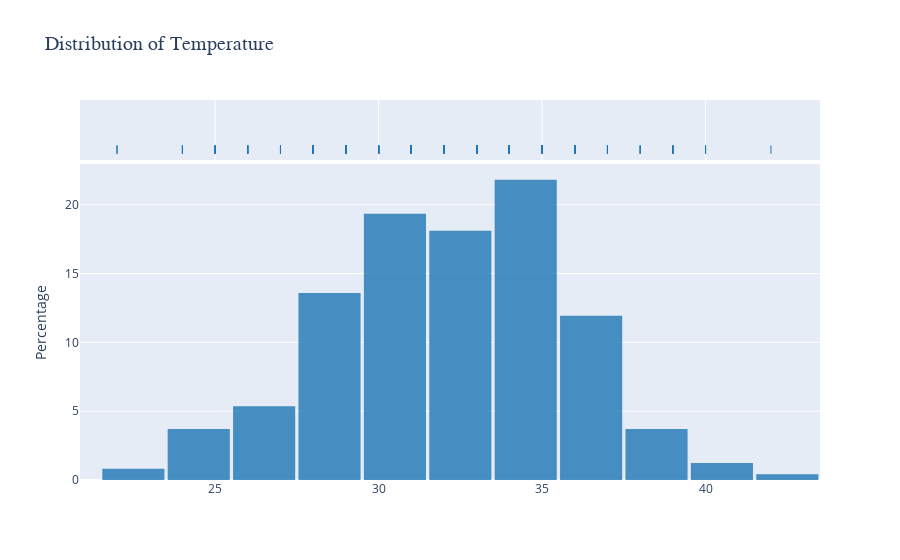
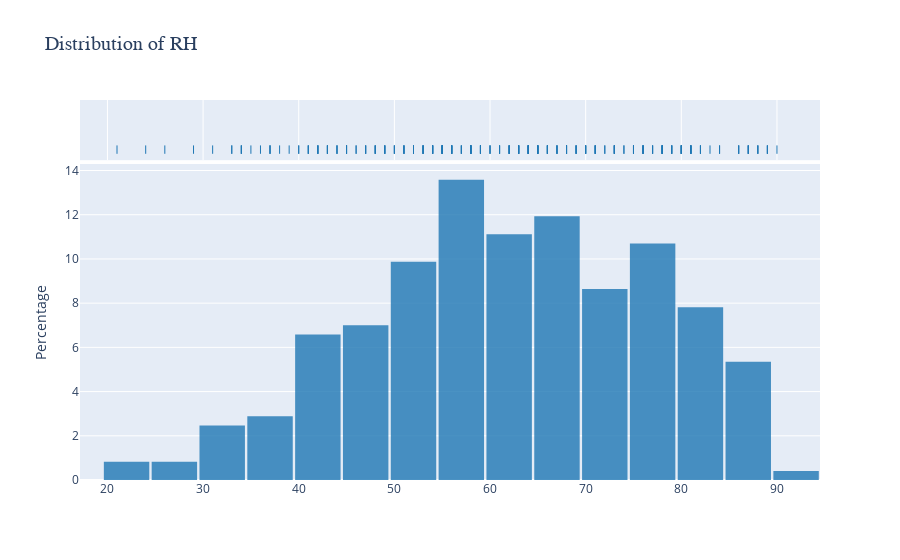
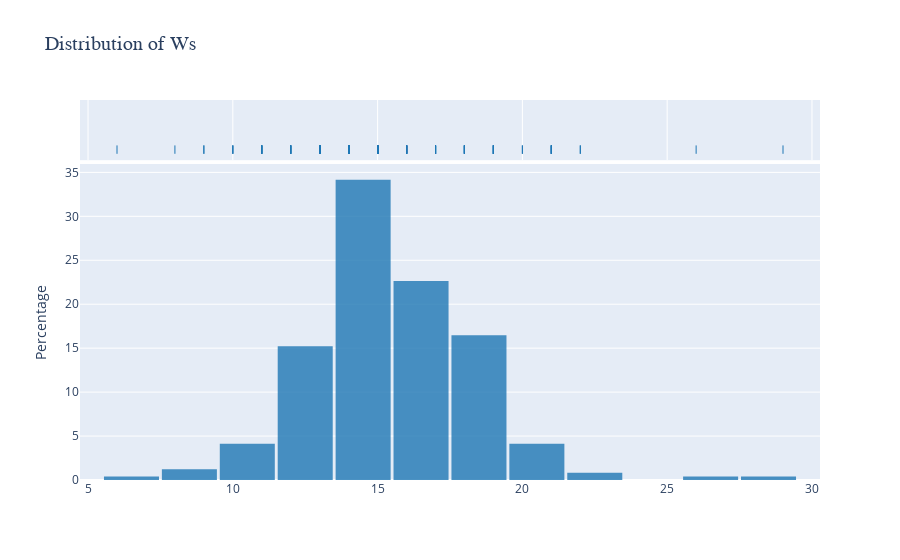
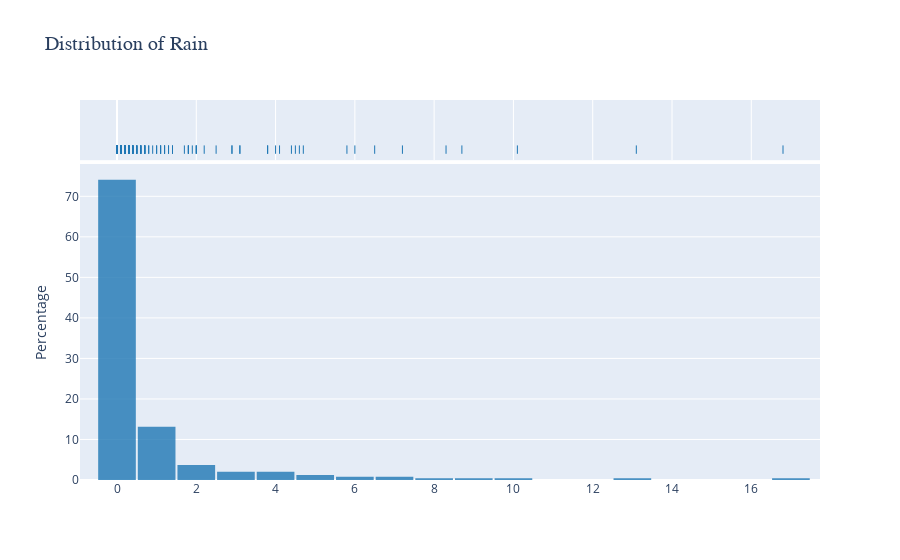

Notebook code cell kept with these figures, in order:
### Code cell
# Select numeric columns
num_cols = df2.select_dtypes(include='number').columns

# Loop to generate interactive histograms
for col in num_cols:
    fig = px.histogram(
        df2,
        x=col,
        nbins=20,
        title=f'Distribution of {col}',
        color_discrete_sequence=['#1f77b4'],
        opacity=0.8,
        marginal='rug',  # optional
        histnorm='percent'  # ✅ Set here, not in update_traces!
    )

    # Optional: layout cleanup
    fig.update_layout(
        title_font_size=20,
        title_font_family='Arial',
        xaxis_title='',
        yaxis_title='Percentage',
        showlegend=False,
        bargap=0.05
    )

    fig.show()

### Figure 1 — Plotly figure (JSON) as saved in the notebook; plotly's stock layout.template omitted (floating-point values rounded to 4 significant figures; data arrays with more than 128 entries replaced by an {"elided": "..."} marker saying what was removed)
{"data": [{"alignmentgroup": "True", "bingroup": "x", "histnorm": "percent", "hovertemplate": "Temperature=%{x}<br>percent=%{y}<extra></extra>", "legendgroup": "", "marker": {"color": "#1f77b4", "opacity": 0.8, "pattern": {"shape": ""}}, "name": "", "nbinsx": 20, "offsetgroup": "", "orientation": "v", "showlegend": false, "type": "histogram", "x": {"elided": "243 int values"}, "xaxis": "x", "yaxis": "y"}, {"alignmentgroup": "True", "boxpoints": "all", "fillcolor": "rgba(255,255,255,0)", "hoveron": "points", "hovertemplate": "Temperature=%{x}<extra></extra>", "jitter": 0, "legendgroup": "", "line": {"color": "rgba(255,255,255,0)"}, "marker": {"color": "#1f77b4", "symbol": "line-ns-open"}, "name": "", "offsetgroup": "", "showlegend": false, "type": "box", "x": {"elided": "243 int values"}, "xaxis": "x2", "yaxis": "y2"}], "layout": {"bargap": 0.05, "barmode": "relative", "legend": {"tracegroupgap": 0}, "showlegend": false, "title": {"font": {"family": "Arial", "size": 20}, "text": "Distribution of Temperature"}, "xaxis": {"anchor": "y", "domain": [0, 1], "title": {"text": ""}}, "xaxis2": {"anchor": "y2", "domain": [0, 1], "matches": "x", "showgrid": true, "showticklabels": false}, "yaxis": {"anchor": "x", "domain": [0, 0.8316], "title": {"text": "Percentage"}}, "yaxis2": {"anchor": "x2", "domain": [0.8416, 1], "matches": "y2", "showgrid": false, "showline": false, "showticklabels": false, "ticks": ""}}}

### Figure 2 — Plotly figure (JSON) as saved in the notebook; plotly's stock layout.template omitted (floating-point values rounded to 4 significant figures; data arrays with more than 128 entries replaced by an {"elided": "..."} marker saying what was removed)
{"data": [{"alignmentgroup": "True", "bingroup": "x", "histnorm": "percent", "hovertemplate": "RH=%{x}<br>percent=%{y}<extra></extra>", "legendgroup": "", "marker": {"color": "#1f77b4", "opacity": 0.8, "pattern": {"shape": ""}}, "name": "", "nbinsx": 20, "offsetgroup": "", "orientation": "v", "showlegend": false, "type": "histogram", "x": {"elided": "243 int values"}, "xaxis": "x", "yaxis": "y"}, {"alignmentgroup": "True", "boxpoints": "all", "fillcolor": "rgba(255,255,255,0)", "hoveron": "points", "hovertemplate": "RH=%{x}<extra></extra>", "jitter": 0, "legendgroup": "", "line": {"color": "rgba(255,255,255,0)"}, "marker": {"color": "#1f77b4", "symbol": "line-ns-open"}, "name": "", "offsetgroup": "", "showlegend": false, "type": "box", "x": {"elided": "243 int values"}, "xaxis": "x2", "yaxis": "y2"}], "layout": {"bargap": 0.05, "barmode": "relative", "legend": {"tracegroupgap": 0}, "showlegend": false, "title": {"font": {"family": "Arial", "size": 20}, "text": "Distribution of RH"}, "xaxis": {"anchor": "y", "domain": [0, 1], "title": {"text": ""}}, "xaxis2": {"anchor": "y2", "domain": [0, 1], "matches": "x", "showgrid": true, "showticklabels": false}, "yaxis": {"anchor": "x", "domain": [0, 0.8316], "title": {"text": "Percentage"}}, "yaxis2": {"anchor": "x2", "domain": [0.8416, 1], "matches": "y2", "showgrid": false, "showline": false, "showticklabels": false, "ticks": ""}}}

### Figure 3 — Plotly figure (JSON) as saved in the notebook; plotly's stock layout.template omitted (floating-point values rounded to 4 significant figures; data arrays with more than 128 entries replaced by an {"elided": "..."} marker saying what was removed)
{"data": [{"alignmentgroup": "True", "bingroup": "x", "histnorm": "percent", "hovertemplate": "Ws=%{x}<br>percent=%{y}<extra></extra>", "legendgroup": "", "marker": {"color": "#1f77b4", "opacity": 0.8, "pattern": {"shape": ""}}, "name": "", "nbinsx": 20, "offsetgroup": "", "orientation": "v", "showlegend": false, "type": "histogram", "x": {"elided": "243 int values"}, "xaxis": "x", "yaxis": "y"}, {"alignmentgroup": "True", "boxpoints": "all", "fillcolor": "rgba(255,255,255,0)", "hoveron": "points", "hovertemplate": "Ws=%{x}<extra></extra>", "jitter": 0, "legendgroup": "", "line": {"color": "rgba(255,255,255,0)"}, "marker": {"color": "#1f77b4", "symbol": "line-ns-open"}, "name": "", "offsetgroup": "", "showlegend": false, "type": "box", "x": {"elided": "243 int values"}, "xaxis": "x2", "yaxis": "y2"}], "layout": {"bargap": 0.05, "barmode": "relative", "legend": {"tracegroupgap": 0}, "showlegend": false, "title": {"font": {"family": "Arial", "size": 20}, "text": "Distribution of Ws"}, "xaxis": {"anchor": "y", "domain": [0, 1], "title": {"text": ""}}, "xaxis2": {"anchor": "y2", "domain": [0, 1], "matches": "x", "showgrid": true, "showticklabels": false}, "yaxis": {"anchor": "x", "domain": [0, 0.8316], "title": {"text": "Percentage"}}, "yaxis2": {"anchor": "x2", "domain": [0.8416, 1], "matches": "y2", "showgrid": false, "showline": false, "showticklabels": false, "ticks": ""}}}

### Figure 4 — Plotly figure (JSON) as saved in the notebook; plotly's stock layout.template omitted (floating-point values rounded to 4 significant figures; data arrays with more than 128 entries replaced by an {"elided": "..."} marker saying what was removed)
{"data": [{"alignmentgroup": "True", "bingroup": "x", "histnorm": "percent", "hovertemplate": "Rain=%{x}<br>percent=%{y}<extra></extra>", "legendgroup": "", "marker": {"color": "#1f77b4", "opacity": 0.8, "pattern": {"shape": ""}}, "name": "", "nbinsx": 20, "offsetgroup": "", "orientation": "v", "showlegend": false, "type": "histogram", "x": {"elided": "243 float values"}, "xaxis": "x", "yaxis": "y"}, {"alignmentgroup": "True", "boxpoints": "all", "fillcolor": "rgba(255,255,255,0)", "hoveron": "points", "hovertemplate": "Rain=%{x}<extra></extra>", "jitter": 0, "legendgroup": "", "line": {"color": "rgba(255,255,255,0)"}, "marker": {"color": "#1f77b4", "symbol": "line-ns-open"}, "name": "", "offsetgroup": "", "showlegend": false, "type": "box", "x": {"elided": "243 float values"}, "xaxis": "x2", "yaxis": "y2"}], "layout": {"bargap": 0.05, "barmode": "relative", "legend": {"tracegroupgap": 0}, "showlegend": false, "title": {"font": {"family": "Arial", "size": 20}, "text": "Distribution of Rain"}, "xaxis": {"anchor": "y", "domain": [0, 1], "title": {"text": ""}}, "xaxis2": {"anchor": "y2", "domain": [0, 1], "matches": "x", "showgrid": true, "showticklabels": false}, "yaxis": {"anchor": "x", "domain": [0, 0.8316], "title": {"text": "Percentage"}}, "yaxis2": {"anchor": "x2", "domain": [0.8416, 1], "matches": "y2", "showgrid": false, "showline": false, "showticklabels": false, "ticks": ""}}}
